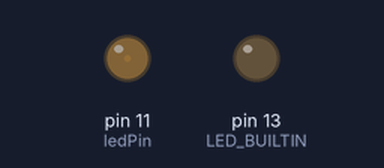
Bench run of a sketch on a simulated Arduino Uno, built with avr-gcc and run on an emulated ATmega328P. Shown: output pins drawn as LEDs (lit = HIGH).

Above: at 0.05 s.
At 2.15 s:
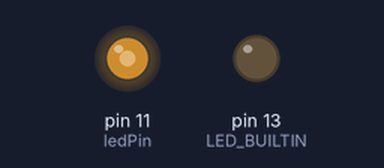
At 3.45 s:
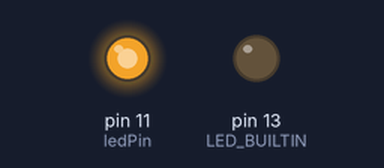
At 6.9 s:
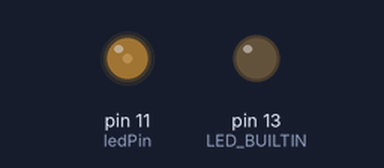
Timing chart, 0 to 11.3 s (numbered marks = the images above):
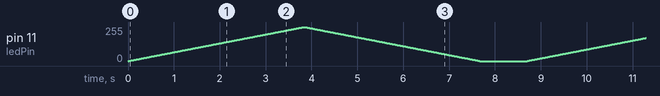

The sketch:

fade-led-pwm.ino
```cpp
// (licence header left out)
// Define the pin used for our LED
int ledPin = 11;

// The setup() function only runs when the program starts
void setup() {
  // Initilize the digital pin LED_BUILTIN as output
  pinMode(LED_BUILTIN, OUTPUT);
}

// The loop() function runs infinitely
void loop() {

  // Fade in
  for(int ledVal = 0; ledVal <= 255; ledVal +=1) {
    analogWrite(ledPin, ledVal);
    delay(15);
  }

  // Fade uit
  for(int ledVal = 255; ledVal >= 0; ledVal -=1) {
    analogWrite(ledPin, ledVal);
    delay(15);
  }

  // Pause for 1 second (1000 milliseconds)
  delay(1000);

}
```
